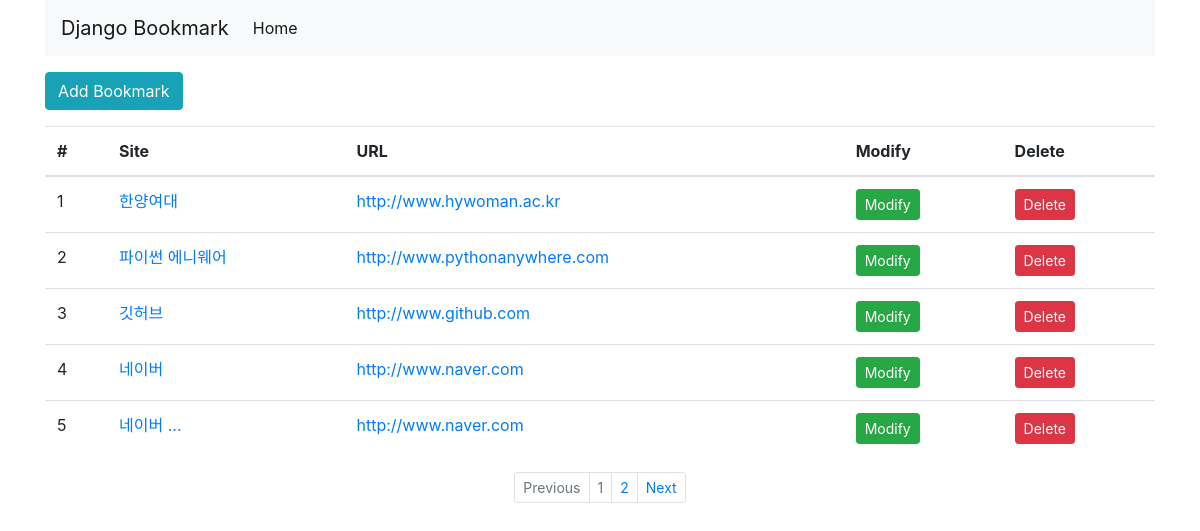
Screenshot of /bookmark/ with the database file from the repository.
### bookmark/models.py (models this page shows, shortened)
class Bookmark(models.Model):
    site_name = models.CharField(max_length=100)
    url = models.URLField('Site URL')

### bookmark/views.py (the view)
# urls.py: path('', BookmarkListView.as_view(), name='list'),
class BookmarkListView(ListView):
    model = Bookmark
    paginate_by = 5  # 페이징 기능

### bookmark/templates/bookmark/bookmark_list.html (shortened to what this page needs)
{% extends 'base.html' %}
{% block content %}
    <div class="btn-group">
        <a href="{% url 'add' %}" class="btn btn-info">Add Bookmark</a>
    </div>
    <table class="table">
        <thead>
            <tr>
                <th scope="col">#</th>
                <th scope="col">Site</th>
                <th scope="col">URL</th>
                <th scope="col">Modify</th>
                <th scope="col">Delete</th>
            </tr>
        </thead>
        <tbody>
            {% for bookmark in object_list %}
            <tr>
                <td>{{forloop.counter}}</td>
                <td><a href="{% url 'detail' bookmark.id %}">{{bookmark.site_name}}</a></td>
                <td><a href="{{bookmark.url}}" target="_blank">{{bookmark.url}}</a></td>
                <td><a href="{% url 'update' bookmark.id %}" class="btn btn-success btn-sm">Modify</a></td>
                <td><a href="{% url 'delete' bookmark.id %}" class="btn btn-danger btn-sm">Delete</a></td>
            </tr>
            {% endfor %}
        </tbody>
    </table>
{% endblock %}
{% block pagination %}
    {% if is_paginated %}
    <ul class="pagination justify-content-center pagination-sm">
        {% if page_obj.has_previous %}
            <li class="page-item">
              <a class="page-link" href="{% url 'list' %}?page={{ page_obj.previous_page_number }}" tabindex="-1">Previous</a>
            </li>
        {% else %}
            <li class="page-item disabled">
                <a class="page-link" href="#" tabindex="-1">Previous</a>
            </li>
        {% endif %}
        {% for object in page_obj.paginator.page_range %}
            <li class="page-item {% if page_obj.number == forloop.counter %}disabled{% endif %}">
                <a class="page-link" href="{{ request.path }}?page={{ forloop.counter }}">{{ forloop.counter }}</a>
            </li>
        {% endfor %}
        {% if page_obj.has_next %}
            <li class="page-item">
              <a class="page-link" href="{% url 'list' %}?page={{ page_obj.next_page_number }}">Next</a>
            </li>
        {% else %}
            <li class="page-item disabled">
                <a class="page-link" href="#">Next</a>
            </li>
        {% endif %}
    </ul>
    {% endif %}
{% endblock %}

### templates/base.html (shortened to what this page needs)
<!DOCTYPE html>
<html lang="en">
<head>
    <link rel="stylesheet" href="https://stackpath.bootstrapcdn.com/bootstrap/4.4.1/css/bootstrap.min.css">
    {% load static %}
    <link rel="stylesheet" href="{% static 'style.css' %}">
</head>
<body>
<div class="container">
    <nav class="navbar navbar-expand-lg navbar-light bg-light">
        <a class="navbar-brand" href="#">Django Bookmark</a>
        <div class="collapse navbar-collapse" id="navbarSupportedContent">
            <ul class="navbar-nav mr-auto">
                <li class="nav-item active">
                    <a class="nav-link" href="#">Home <span class="sr-only">(current)</span></a>
                </li>
            </ul>
        </div>
    </nav>
    <div class="row">
        <div class="col">
            {% block content %}
            {% endblock %}
            {% block pagination %}
            {% endblock %}
        </div>
    </div>
</div>
</body>
</html>

### static/style.css (style rules this page uses)
body { width:100%; }

### rows the page displays
Bookmark: site_name "한양여대", url "http://www.hywoman.ac.kr"
Bookmark: site_name "파이썬 에니웨어", url "http://www.pythonanywhere.com"
Bookmark: site_name "깃허브", url "http://www.github.com"
Bookmark: site_name "네이버", url "http://www.naver.com"
Bookmark: site_name "네이버 ...", url "http://www.naver.com"
